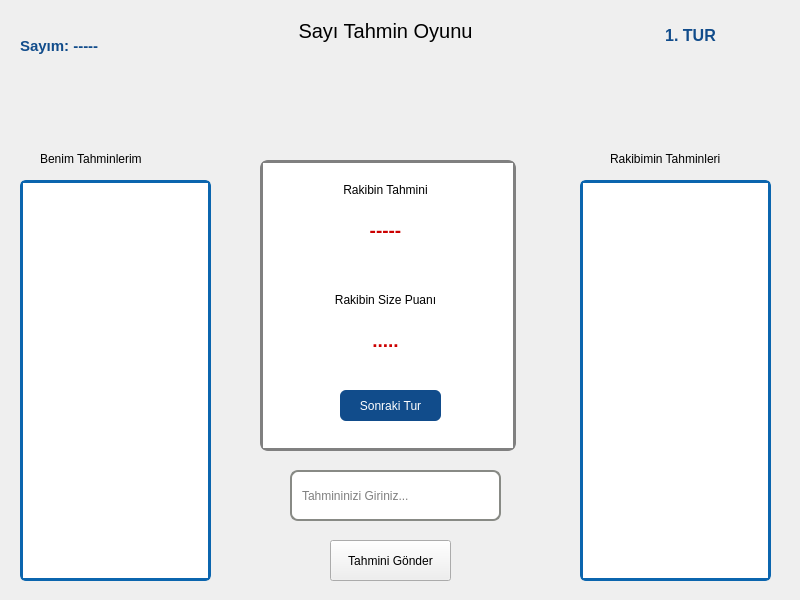
<?xml version="1.0" encoding="UTF-8"?>
<ui version="4.0">
 <class>Dialog</class>
 <widget class="QDialog" name="Dialog">
  <property name="geometry">
   <rect>
    <x>0</x>
    <y>0</y>
    <width>800</width>
    <height>600</height>
   </rect>
  </property>
  <property name="windowTitle">
   <string>Dialog</string>
  </property>
  <widget class="QLabel" name="label">
   <property name="geometry">
    <rect>
     <x>240</x>
     <y>0</y>
     <width>291</width>
     <height>61</height>
    </rect>
   </property>
   <property name="font">
    <font>
     <pointsize>15</pointsize>
    </font>
   </property>
   <property name="text">
    <string>Sayı Tahmin Oyunu</string>
   </property>
   <property name="alignment">
    <set>Qt::AlignCenter</set>
   </property>
  </widget>
  <widget class="QLabel" name="myNumberLabel">
   <property name="geometry">
    <rect>
     <x>20</x>
     <y>30</y>
     <width>131</width>
     <height>31</height>
    </rect>
   </property>
   <property name="font">
    <font>
     <pointsize>11</pointsize>
     <weight>75</weight>
     <bold>true</bold>
    </font>
   </property>
   <property name="styleSheet">
    <string notr="true">color: rgb(17, 76, 139);</string>
   </property>
   <property name="text">
    <string>Sayım: -----</string>
   </property>
  </widget>
  <widget class="QListWidget" name="myNumbersListview">
   <property name="geometry">
    <rect>
     <x>20</x>
     <y>180</y>
     <width>191</width>
     <height>401</height>
    </rect>
   </property>
   <property name="styleSheet">
    <string notr="true">border: 3px solid rgb(11, 101, 174);
border-radius: 6px;</string>
   </property>
  </widget>
  <widget class="QListWidget" name="rakipNumbersListview">
   <property name="geometry">
    <rect>
     <x>580</x>
     <y>180</y>
     <width>191</width>
     <height>401</height>
    </rect>
   </property>
   <property name="styleSheet">
    <string notr="true">border: 3px solid rgb(11, 101, 174);
border-radius: 6px;</string>
   </property>
  </widget>
  <widget class="QLineEdit" name="myPredictEdit">
   <property name="geometry">
    <rect>
     <x>290</x>
     <y>470</y>
     <width>211</width>
     <height>51</height>
    </rect>
   </property>
   <property name="styleSheet">
    <string notr="true">padding-left: 8px;
border: 2px solid rgb(136, 138, 133);
border-radius: 8px;</string>
   </property>
   <property name="placeholderText">
    <string>Tahmininizi Giriniz...</string>
   </property>
  </widget>
  <widget class="QGraphicsView" name="graphicsView">
   <property name="geometry">
    <rect>
     <x>260</x>
     <y>160</y>
     <width>256</width>
     <height>291</height>
    </rect>
   </property>
   <property name="styleSheet">
    <string notr="true">border: 3px solid gray;
border-radius: 8px;</string>
   </property>
  </widget>
  <widget class="QLabel" name="label_2">
   <property name="geometry">
    <rect>
     <x>290</x>
     <y>180</y>
     <width>191</width>
     <height>20</height>
    </rect>
   </property>
   <property name="text">
    <string>Rakibin Tahmini</string>
   </property>
   <property name="alignment">
    <set>Qt::AlignCenter</set>
   </property>
  </widget>
  <widget class="QLabel" name="rakipPredictNumber">
   <property name="geometry">
    <rect>
     <x>290</x>
     <y>210</y>
     <width>191</width>
     <height>41</height>
    </rect>
   </property>
   <property name="font">
    <font>
     <pointsize>14</pointsize>
     <weight>75</weight>
     <bold>true</bold>
    </font>
   </property>
   <property name="styleSheet">
    <string notr="true">color: rgb(204, 0, 0);</string>
   </property>
   <property name="text">
    <string>-----</string>
   </property>
   <property name="alignment">
    <set>Qt::AlignCenter</set>
   </property>
  </widget>
  <widget class="QLabel" name="label_4">
   <property name="geometry">
    <rect>
     <x>290</x>
     <y>290</y>
     <width>191</width>
     <height>20</height>
    </rect>
   </property>
   <property name="text">
    <string>Rakibin Size Puanı</string>
   </property>
   <property name="alignment">
    <set>Qt::AlignCenter</set>
   </property>
  </widget>
  <widget class="QLabel" name="rakipPoint">
   <property name="geometry">
    <rect>
     <x>290</x>
     <y>320</y>
     <width>191</width>
     <height>41</height>
    </rect>
   </property>
   <property name="font">
    <font>
     <pointsize>14</pointsize>
     <weight>75</weight>
     <bold>true</bold>
    </font>
   </property>
   <property name="styleSheet">
    <string notr="true">color: rgb(204, 0, 0);</string>
   </property>
   <property name="text">
    <string>.....</string>
   </property>
   <property name="alignment">
    <set>Qt::AlignCenter</set>
   </property>
  </widget>
  <widget class="QPushButton" name="nextRoundButton">
   <property name="geometry">
    <rect>
     <x>340</x>
     <y>390</y>
     <width>101</width>
     <height>31</height>
    </rect>
   </property>
   <property name="styleSheet">
    <string notr="true">background-color: rgb(17, 76, 139);
color: rgb(255, 255, 255);
border-radius: 6px;</string>
   </property>
   <property name="text">
    <string>Sonraki Tur</string>
   </property>
  </widget>
  <widget class="QLabel" name="label_3">
   <property name="geometry">
    <rect>
     <x>40</x>
     <y>150</y>
     <width>151</width>
     <height>17</height>
    </rect>
   </property>
   <property name="text">
    <string>Benim Tahminlerim</string>
   </property>
  </widget>
  <widget class="QLabel" name="label_5">
   <property name="geometry">
    <rect>
     <x>610</x>
     <y>150</y>
     <width>161</width>
     <height>17</height>
    </rect>
   </property>
   <property name="text">
    <string>Rakibimin Tahminleri</string>
   </property>
  </widget>
  <widget class="QPushButton" name="sendButton">
   <property name="geometry">
    <rect>
     <x>330</x>
     <y>540</y>
     <width>121</width>
     <height>41</height>
    </rect>
   </property>
   <property name="text">
    <string>Tahmini Gönder</string>
   </property>
  </widget>
  <widget class="QLabel" name="tourLabel">
   <property name="geometry">
    <rect>
     <x>620</x>
     <y>20</y>
     <width>141</width>
     <height>31</height>
    </rect>
   </property>
   <property name="font">
    <font>
     <pointsize>12</pointsize>
     <weight>75</weight>
     <bold>true</bold>
    </font>
   </property>
   <property name="styleSheet">
    <string notr="true">color: rgb(17, 76, 139);</string>
   </property>
   <property name="text">
    <string>1. TUR</string>
   </property>
   <property name="alignment">
    <set>Qt::AlignCenter</set>
   </property>
  </widget>
 </widget>
 <resources/>
 <connections/>
</ui>
